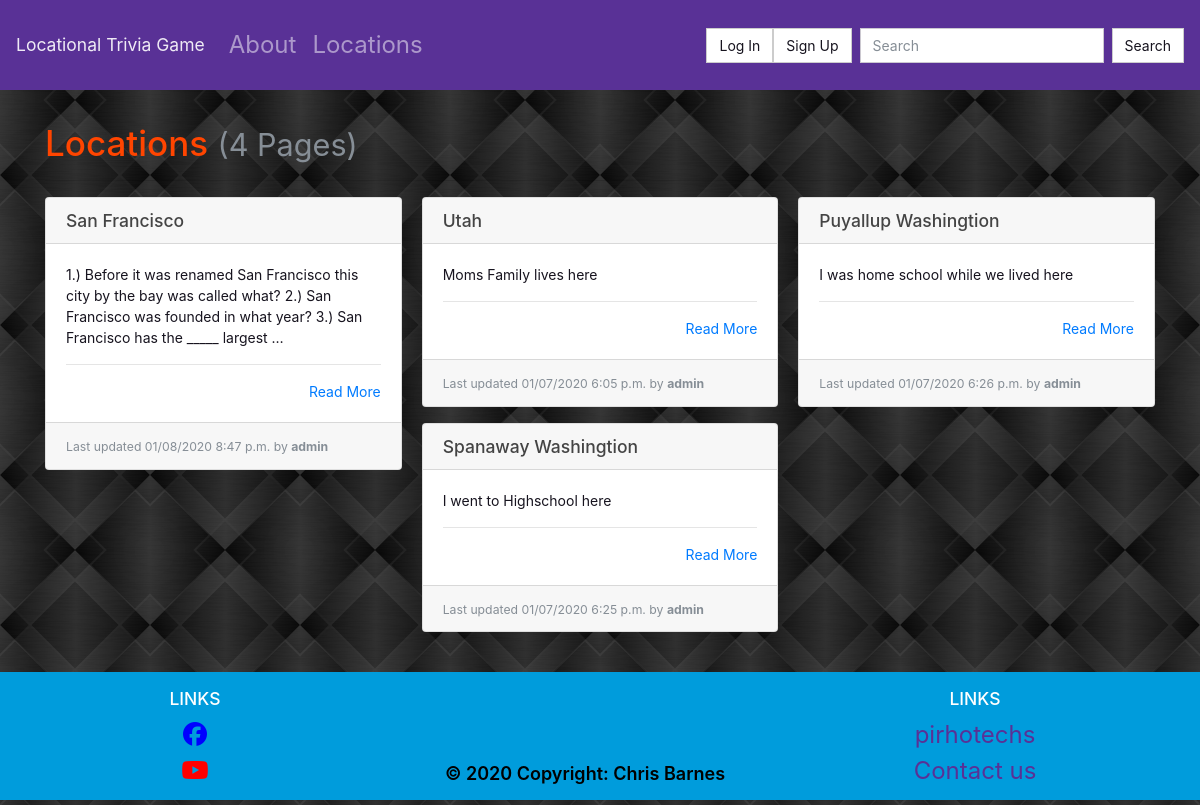
/locations/, run on an earlier commit of the app's database.
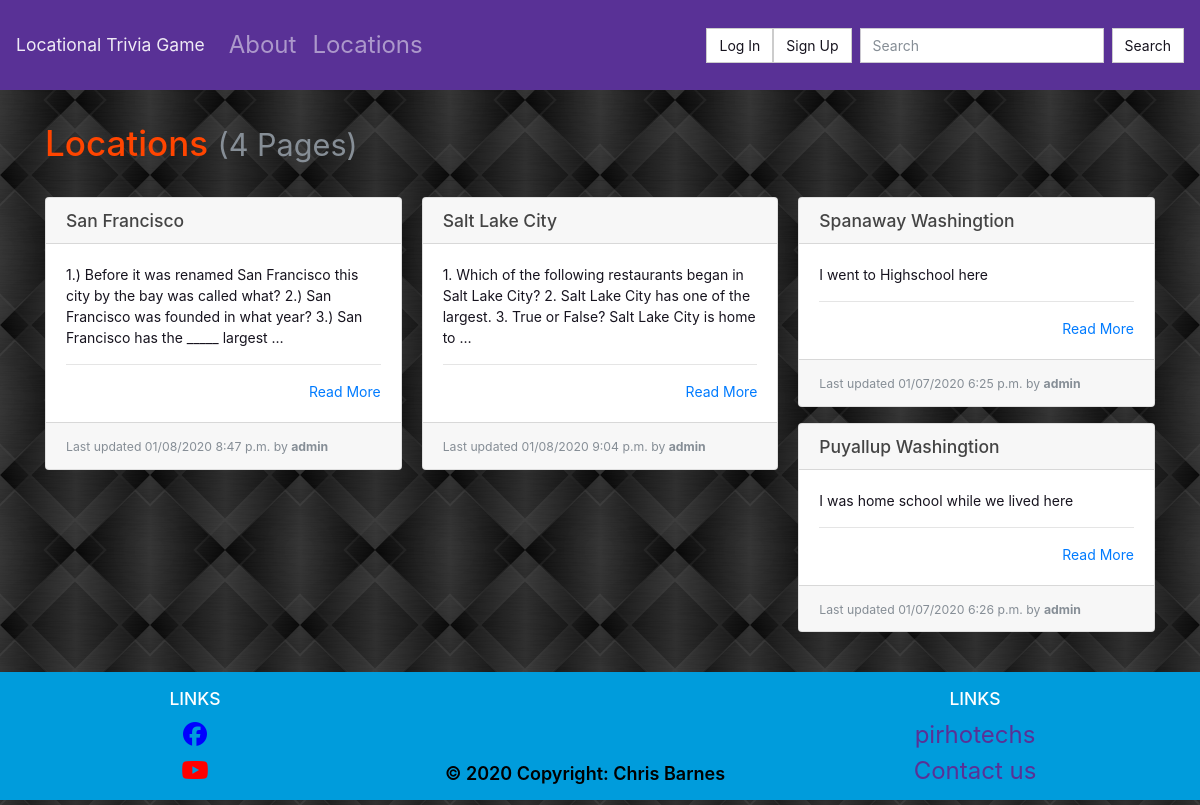
And on a later commit of the database.
### locations/models.py (models this page shows, shortened)
class Page(models.Model):
    objects = models.Manager()
    slug = models.CharField(max_length=settings.PAGE_TITLE_MAX_LENGTH, blank=True, editable=False, help_text="Unique URL path to access this page. Generated by the system.")
    created = models.DateTimeField(auto_now_add=True, help_text="The date and time this page was created. Automatically generated when the model saves.")
    modified = models.DateTimeField(auto_now=True, help_text="The date and time this page was updated. Automatically generated when the model updates.")
    title = models.CharField(max_length=settings.PAGE_TITLE_MAX_LENGTH, unique=True, default="Title of your page.")
    author = models.ForeignKey(User, on_delete=models.PROTECT, help_text="The user that posted this article.")
    content = models.TextField(default="Write the content of your page here.")

### locations/views.py (the view)
# urls.py: path('', PageListView.as_view(), name='list-page'),
class PageListView(ListView):
    template_name = 'locations/list.html'
    context_object_name = 'pages'
    def get_queryset(self):
        return Page.objects.all()

### locations/templates/locations/list.html
{% extends "base.html" %}
{% block content %}
  <h1>Locations {% if pages %}<small class="text-muted">({{ pages|length }} Page{{ pages|length|pluralize:"s" }})</small>{% endif %}</h1>
  <hr>
  {% if pages %}
    <div class="card-columns">
      {% for page in pages %}
        {% include "partials/card.html" %}
      {% endfor %}
    </div>
  {% else %}
    <div class="alert alert-primary" role="alert">No pages to display.</div>
  {% endif %}
{% endblock %}

### locations/templates/partials/card.html
<div class="card mb-3">
    <h5 class="card-header ">{{ page.title }}</h5>
    <div class="card-body border-dark">
    <p class="card-text text-dark">
        {{ page.content|truncatewords_html:30 }}
        <hr>
        <div class="text-right"><a href="{% url 'details-page' page.slug %}" title="Read More">Read More</a></div>
    </div>
    <div class="card-footer">
    <small class="text-muted">Last updated {{ page.modified|date:"SHORT_DATETIME_FORMAT" }} by <b>{{ page.author.username }}</b></small>
    </div>
</div>

What changed in the data, as far as the page shows it:
changed Page: title "Utah" → "Salt Lake City"; content "Moms Family lives here" → "1. Which of the following restaurants began in Salt Lake City? 2. Salt Lake City has one of the largest. 3. True or False? Salt Lake City is home to …"; modified "01/07/2020 6:05 p.m." → "01/08/2020 9:04 p.m."
